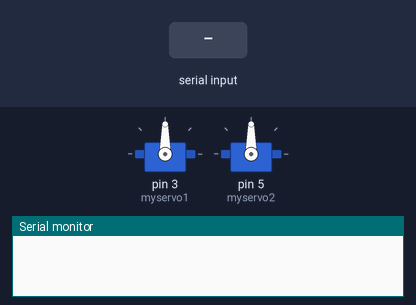
Bench run of a sketch on a simulated Arduino Uno, built with avr-gcc and run on an emulated ATmega328P. Shown: 2 × servo, the last lines printed to the serial monitor. The inputs (shaded band) are chosen by the test bench.

Above: at 1.2 s.
1.3 s: "90,45," received over Serial
At 3.5 s:
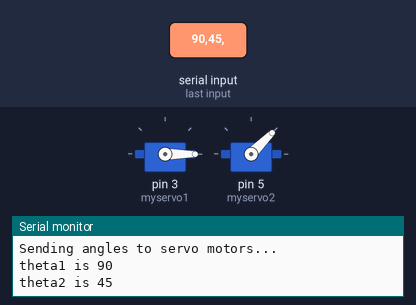
3.8 s: "90," received over Serial
At 5.5 s:
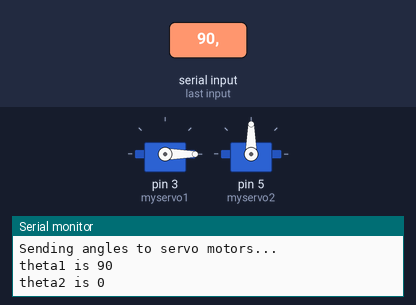
6.3 s: "1,90," received over Serial
At 8.7 s:
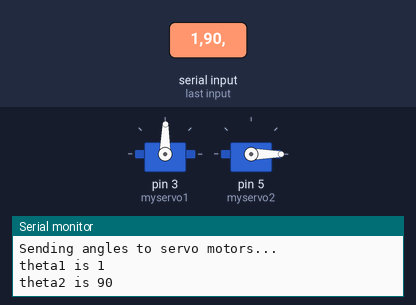
Timing chart, 0 to 10.2 s (numbered marks = the images above; inputs shaded):
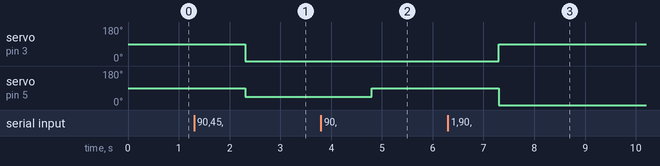

Measured:
- after the input at 1.3 s, servo on pin 3 (myservo1): 90° → 0° after 1.0 s; servo on pin 5 (myservo2): 90° → 45° after 1.0 s
- after the input at 3.8 s, servo on pin 5 (myservo2): 45° → 90° after 1.0 s
- after the input at 6.3 s, servo on pin 3 (myservo1): 0° → 89° after 1.0 s; servo on pin 5 (myservo2): 90° → 0° after 1.0 s

The sketch:

Forward_Kinematics_2R.ino
```cpp
// Forward kinematics code
// Vyankatesh Ashtekar, IIT Kanpur, July 2022

// Burn the code on Arduino Uno board
// PWM pin no. 1 and 3 are used

// Open serial monitor
// theta1,theta2 <Enter>


#include <Servo.h>
#include<math.h>

Servo myservo1, myservo2;

void setup() {
  Serial.begin(9600);
  // PWM pin no. 3 for motor 1
  myservo1.attach(3);
  // PWM pin no. 5 for motor 2
  myservo2.attach(5);

}

void loop() {

  if (Serial.available() > 0)
  {
    String theta1degree = Serial.readStringUntil(',');
    Serial.read();
    String theta2degree = Serial.readStringUntil('\0');

    int theta1d = theta1degree.toInt();
    int theta2d = theta2degree.toInt();
    // 180 deg - argument because the motors are mounted upside down
    // so CW becomes CCW and vice versa
    // 90 deg offset becuase we want to have both elbow up an down solution demo in inverse kinematics
    int theta1s = 180 - (theta1d + 90);
    int theta2s = 180 - (theta2d + 90);

    if (abs(theta1d) > 90 || abs(theta2d) > 90)
    {
      Serial.print("theta1 is ");
      Serial.println(theta1d);
      Serial.print("theta2 is ");
      Serial.println(theta2d);
      Serial.println("Servo angles should be between [-90deg, +90deg]");
      Serial.println("Either of the thetas is out of range");
    }
    else {

      Serial.println("Sending angles to servo motors...");
      Serial.print("theta1 is ");
      Serial.println(theta1d);
      Serial.print("theta2 is ");
      Serial.println(theta2d);

      myservo1.write(theta1s);
      myservo2.write(theta2s);

    }
  }

}
```
